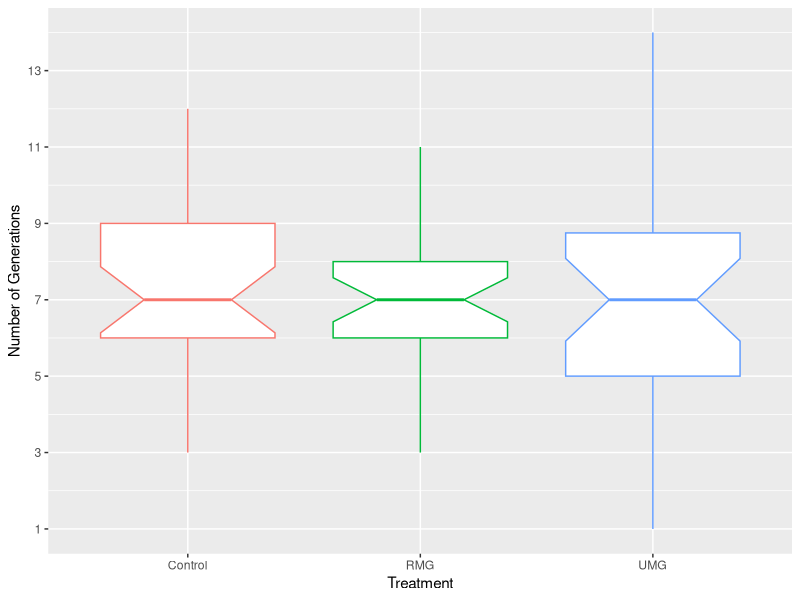

Write R code to recreate this figure.
library(dplyr)
library(ggplot2)

gen_counts <- read.csv("sim/r_prep.csv")
sample_n(gen_counts, 10)
levels(gen_counts$group)
bartlett.test(generations ~ group, gen_counts)
p <- ggplot(gen_counts, aes(x = group, y = generations, color = group)) + 
  geom_boxplot(notch = TRUE) + theme(legend.position = "none") +
  labs(x = "Treatment", y = "Number of Generations") +
  scale_x_discrete(labels = c("Control", "RMG", "UMG")) +
  scale_y_continuous(breaks = seq(min(gen_counts$generation),
            max(gen_counts$generation), by = 2))
ggsave("figures/boxplot.pdf")
group_by(gen_counts, group) %>%
    summarise(
        count = n(),
        mean = mean(generations, na.rm = TRUE),
        sd = sd(generations, na.rm = TRUE)
    )
res_aov <- aov(generations ~ group, gen_counts)
summary(res_aov)
TukeyHSD(res_aov)